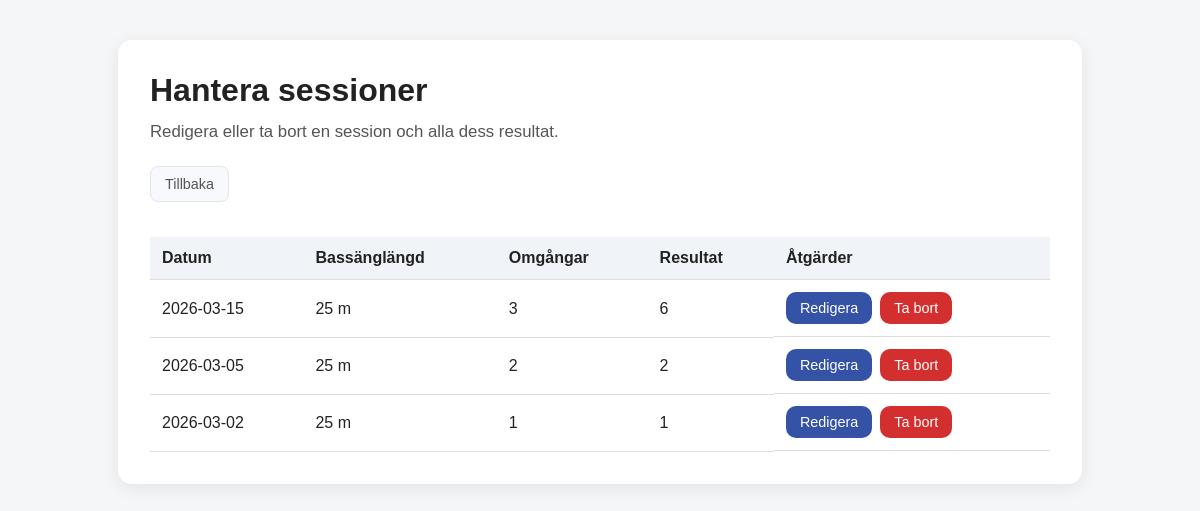
Screenshot of /manage-sessions (signed in) with the database file from the repository.
### models.py (models this page shows, shortened)
class KlockanSession(db.Model):
    id = db.Column(db.Integer, primary_key=True)
    date = db.Column(db.String(20), nullable=False)
    pool_length = db.Column(db.String(20), nullable=False)
    max_rounds = db.Column(db.Integer, nullable=False)
    results = db.relationship("KlockanResult", backref="session", lazy=True, cascade="all, delete-orphan")

### app.py (the view)
@app.route("/manage-sessions")
@login_required
def manage_sessions():
    sessions = KlockanSession.query.order_by(KlockanSession.date.desc()).all()
    message = session.pop("manage_session_message", "")
    return render_template("manage_sessions.html", sessions=sessions, message=message)

### app.py (called while the page is built)
@login_manager.user_loader
def load_user(user_id):
    return User.query.get(int(user_id))

@app.context_processor
def inject_labels():
    return {
        "stroke_labels": STROKE_LABELS,
        "pool_length_labels": POOL_LENGTH_LABELS,
    }

### templates/manage_sessions.html (shortened to what this page needs)
<!DOCTYPE html>
<html lang="sv">
<head>
    <link rel="stylesheet" href="{{ url_for('static', filename='style.css') }}">
</head>
<body>
    <div class="container">
        <h1>Hantera sessioner</h1>
        <p class="page-subtitle">Redigera eller ta bort en session och alla dess resultat.</p>
        <a href="{{ url_for('manage_hub') }}" class="back-box">Tillbaka</a>
        {% if sessions %}
            <div class="table-wrapper">
            <table>
                <thead>
                    <tr>
                        <th>Datum</th>
                        <th>Bassänglängd</th>
                        <th>Omgångar</th>
                        <th>Resultat</th>
                        <th>Åtgärder</th>
                    </tr>
                </thead>
                <tbody>
                    {% for s in sessions %}
                        <tr>
                            <td>{{ s.date }}</td>
                            <td>{{ pool_length_labels.get(s.pool_length, s.pool_length) }}</td>
                            <td>{{ s.max_rounds }}</td>
                            <td>{{ s.results | length }}</td>
                            <td class="action-buttons">
                                <a class="edit-button" href="{{ url_for('edit_session', session_id=s.id) }}">Redigera</a>
                                <a class="deactivate-button button-link" href="{{ url_for('confirm_delete_session', session_id=s.id) }}">Ta bort</a>
                            </td>
                        </tr>
                    {% endfor %}
                </tbody>
            </table>
            </div>
        {% else %}
            <p>Inga sessioner hittades. <a href="{{ url_for('add_klockan_session') }}">Lägg till en session</a> först.</p>
        {% endif %}
    </div>
</body>
</html>

### static/style.css (style rules this page uses)
body { font-family: Arial, sans-serif; background: #f4f6f8; color: #222; margin: 0; padding: 0; -webkit-text-size-adjust: 100%; text-size-adjust: 100%; overflow-y: scroll; }
.container { max-width: 1000px; margin: 40px auto; background: white; padding: 30px; border-radius: 10px; box-shadow: 0 2px 10px rgba(0, 0, 0, 0.08); }
h1, h2 { margin-top: 0; }
.back-box { display: inline-block; padding: 9px 14px; border: 1px solid #dfe6ee; border-radius: 8px; text-decoration: none; color: #555; background: #f7f9fc; font-size: 0.9rem; margin-bottom: 20px; }
table { width: 100%; border-collapse: collapse; margin-top: 15px; }
th, td { padding: 12px; border-bottom: 1px solid #ddd; text-align: left; }
th { background: #f0f4f8; }
.container { max-width: 900px; margin: 40px auto; background: white; padding: 32px; border-radius: 14px; box-shadow: 0 4px 18px rgba(0, 0, 0, 0.08); }
.page-subtitle { margin-top: -8px; margin-bottom: 24px; color: #555; font-size: 1.05rem; }
.action-buttons { display: flex; gap: 8px; align-items: center; }
.button-link { display: inline-block; padding: 8px 14px; font-size: 0.9rem; border-radius: 10px; text-decoration: none; cursor: pointer; }
.edit-button { display: inline-block; padding: 8px 14px; font-size: 0.9rem; border-radius: 10px; text-decoration: none; background: #3553a6; color: white; }
.deactivate-button { background: #d32f2f; color: white; padding: 8px 14px; font-size: 0.9rem; }

### rows the page displays
KlockanSession: date "2026-03-15", get "25 m", max_rounds "3", results|length "6"
KlockanSession: date "2026-03-05", get "25 m", max_rounds "2", results|length "2"
KlockanSession: date "2026-03-02", get "25 m", max_rounds "1", results|length "1"
